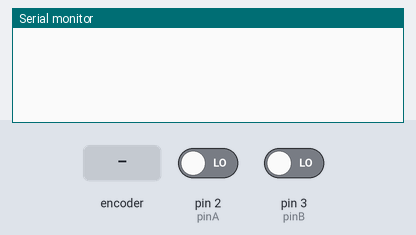
Simulated run of this sketch. Board: Arduino Uno, built with avr-gcc and run on an emulated ATmega328P. On the bench: the last lines printed to the serial monitor. The inputs (shaded band) are chosen by the test bench; at power-on: pin 2 (pinA) LOW, pin 3 (pinB) LOW.

Above: at 1.2 s.
1.3 s: rotary encoder on pin 2 (pinA) / pin 3 (pinB) turned 1 step (first pin leading)
At 2.3 s:
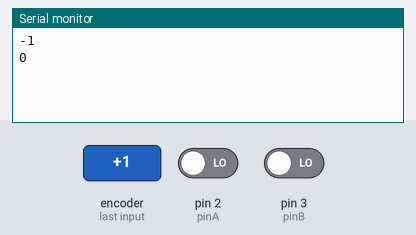
3.0 s: rotary encoder on pin 2 (pinA) / pin 3 (pinB) turned 1 step (first pin leading)
At 3.6 s:
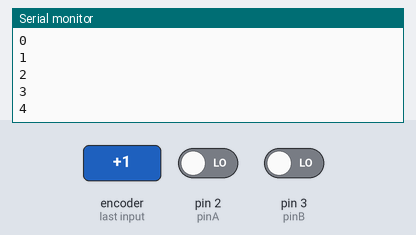
Timing chart, 0 to 6.0 s (numbered marks = the images above; inputs shaded):
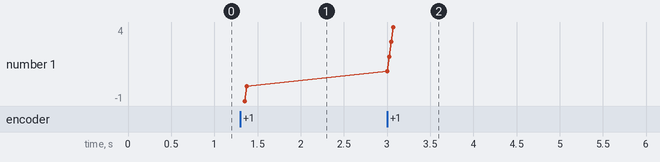

The sketch:

reader-v1.ino
```cpp
const int pinA = 2;
const int pinB = 3;

volatile bool A = false;
volatile bool B = false;
volatile bool updated = false;
volatile int counter = 0;
volatile int phaN = 0;
volatile int phaO = 0;

void setup()
{
  Serial.begin(115200);

  pinMode(pinA, INPUT);
  pinMode(pinB, INPUT);

  attachInterrupt(digitalPinToInterrupt(pinA), trig, CHANGE);
  attachInterrupt(digitalPinToInterrupt(pinB), trig, CHANGE);
}

void loop()
{
  if (updated)
  {
    updated = false;
    Serial.println(String(counter));
  }
}

void trig()
{
  A = digitalRead(pinA);
  B = digitalRead(pinB);

  phaN = A ? (B ? 3 : 4) : (B ? 2 : 1);

  if (phaO == 4 && phaN == 1)
  {
    counter -= 1;
  }
  else if (phaO == 1 && phaN == 4)
  {
    counter += 1;
  }
  else if (phaN > phaO)
  {
    counter -= 1;
  }
  else if (phaN < phaO)
  {
    counter += 1;
  }

  phaO = phaN;
  updated = true;
}
```

Measured:
- after the input at 1.3 s, the serial monitor: prints a new line after 0.05 s (image 1)
- after the input at 3.0 s, the serial monitor: prints a new line at once (image 2)
- plotted number 1: 0 → 4 after the input at 3.0 s
